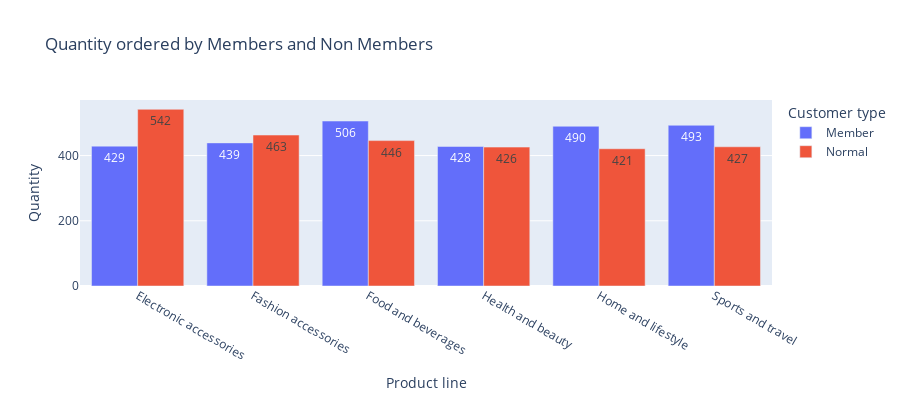

Notebook code cell kept with this figure:
### Markdown cell above
### Quantity of products ordered by members vs non members

### Code cell
fig = px.bar(df_product_ctype , x='Product line', y='Quantity', color = 'Customer type' , barmode='group', height=400,
             title='Quantity ordered by Members and Non Members', text = 'Quantity')
fig.show()

### Figure 1 — Plotly figure (JSON) as saved in the notebook; plotly's stock layout.template omitted (floating-point values rounded to 4 significant figures)
{"data": [{"alignmentgroup": "True", "hovertemplate": "Customer type=Member<br>Product line=%{x}<br>Quantity=%{text}<extra></extra>", "legendgroup": "Member", "marker": {"color": "#636efa"}, "name": "Member", "offsetgroup": "Member", "orientation": "v", "showlegend": true, "text": [429, 439, 506, 428, 490, 493], "textposition": "auto", "type": "bar", "x": ["Electronic accessories", "Fashion accessories", "Food and beverages", "Health and beauty", "Home and lifestyle", "Sports and travel"], "xaxis": "x", "y": [429, 439, 506, 428, 490, 493], "yaxis": "y"}, {"alignmentgroup": "True", "hovertemplate": "Customer type=Normal<br>Product line=%{x}<br>Quantity=%{text}<extra></extra>", "legendgroup": "Normal", "marker": {"color": "#EF553B"}, "name": "Normal", "offsetgroup": "Normal", "orientation": "v", "showlegend": true, "text": [542, 463, 446, 426, 421, 427], "textposition": "auto", "type": "bar", "x": ["Electronic accessories", "Fashion accessories", "Food and beverages", "Health and beauty", "Home and lifestyle", "Sports and travel"], "xaxis": "x", "y": [542, 463, 446, 426, 421, 427], "yaxis": "y"}], "layout": {"barmode": "group", "height": 400, "legend": {"title": {"text": "Customer type"}, "tracegroupgap": 0}, "title": {"text": "Quantity ordered by Members and Non Members"}, "xaxis": {"anchor": "y", "domain": [0, 1], "title": {"text": "Product line"}}, "yaxis": {"anchor": "x", "domain": [0, 1], "title": {"text": "Quantity"}}}}
